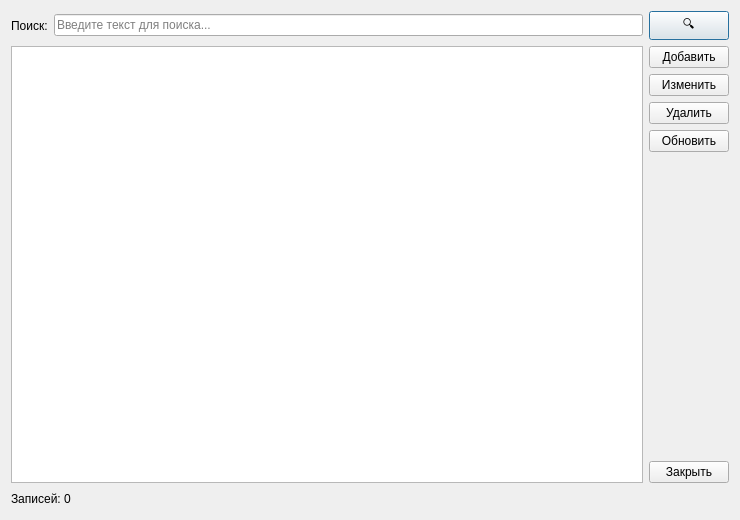
<?xml version="1.0" encoding="UTF-8"?>
<ui version="4.0">
 <class>ReferenceDialog</class>
 <widget class="QDialog" name="ReferenceDialog">
  <property name="geometry">
   <rect>
    <x>0</x>
    <y>0</y>
    <width>740</width>
    <height>520</height>
   </rect>
  </property>
  <property name="windowTitle">
   <string>Справочник</string>
  </property>
  <layout class="QVBoxLayout" name="mainLayout">
   <item>
    <layout class="QHBoxLayout" name="filterLayout">
     <item>
      <widget class="QLabel" name="searchLabel">
       <property name="text">
        <string>Поиск:</string>
       </property>
      </widget>
     </item>
     <item>
      <widget class="QLineEdit" name="searchEdit">
       <property name="placeholderText">
        <string>Введите текст для поиска...</string>
       </property>
       <property name="clearButtonEnabled">
        <bool>true</bool>
       </property>
      </widget>
     </item>
     <item>
      <widget class="QPushButton" name="searchButton">
       <property name="text">
        <string>🔍</string>
       </property>
       <property name="toolTip">
        <string>Применить фильтр поиска</string>
       </property>
       <property name="maximumWidth">
        <number>40</number>
       </property>
      </widget>
     </item>
    </layout>
   </item>
   <item>
    <layout class="QHBoxLayout" name="contentLayout">
     <item>
      <widget class="QTableWidget" name="tableWidget">
       <property name="selectionBehavior">
        <enum>QAbstractItemView::SelectRows</enum>
       </property>
       <property name="selectionMode">
        <enum>QAbstractItemView::SingleSelection</enum>
       </property>
       <property name="sortingEnabled">
        <bool>true</bool>
       </property>
       <property name="contextMenuPolicy">
        <enum>Qt::CustomContextMenu</enum>
       </property>
      </widget>
     </item>
     <item>
      <layout class="QVBoxLayout" name="sideButtonsLayout">
       <item>
        <widget class="QPushButton" name="addButton">
         <property name="text">
          <string>Добавить</string>
         </property>
         <property name="toolTip">
          <string>Добавить новую запись (Insert)</string>
         </property>
        </widget>
       </item>
       <item>
        <widget class="QPushButton" name="editButton">
         <property name="text">
          <string>Изменить</string>
         </property>
         <property name="toolTip">
          <string>Изменить выбранную запись (Enter или двойной клик)</string>
         </property>
        </widget>
       </item>
       <item>
        <widget class="QPushButton" name="deleteButton">
         <property name="text">
          <string>Удалить</string>
         </property>
         <property name="toolTip">
          <string>Удалить выбранную запись (Delete)</string>
         </property>
        </widget>
       </item>
       <item>
        <widget class="QPushButton" name="refreshButton">
         <property name="text">
          <string>Обновить</string>
         </property>
         <property name="toolTip">
          <string>Обновить данные из базы (F5)</string>
         </property>
        </widget>
       </item>
       <item>
        <spacer name="verticalSpacer">
         <property name="orientation">
          <enum>Qt::Vertical</enum>
         </property>
         <property name="sizeHint" stdset="0">
          <size>
           <width>20</width>
           <height>40</height>
          </size>
         </property>
        </spacer>
       </item>
       <item>
        <widget class="QPushButton" name="closeButton">
         <property name="text">
          <string>Закрыть</string>
         </property>
         <property name="toolTip">
          <string>Закрыть окно (Esc)</string>
         </property>
        </widget>
       </item>
      </layout>
     </item>
    </layout>
   </item>
   <item>
    <layout class="QHBoxLayout" name="statusLayout">
     <item>
      <widget class="QLabel" name="statusLabel">
       <property name="text">
        <string>Записей: 0</string>
       </property>
      </widget>
     </item>
     <item>
      <spacer name="horizontalSpacer">
       <property name="orientation">
        <enum>Qt::Horizontal</enum>
       </property>
       <property name="sizeHint" stdset="0">
        <size>
         <width>40</width>
         <height>20</height>
        </size>
       </property>
      </spacer>
     </item>
    </layout>
   </item>
  </layout>
 </widget>
 <resources/>
 <connections/>
</ui>
